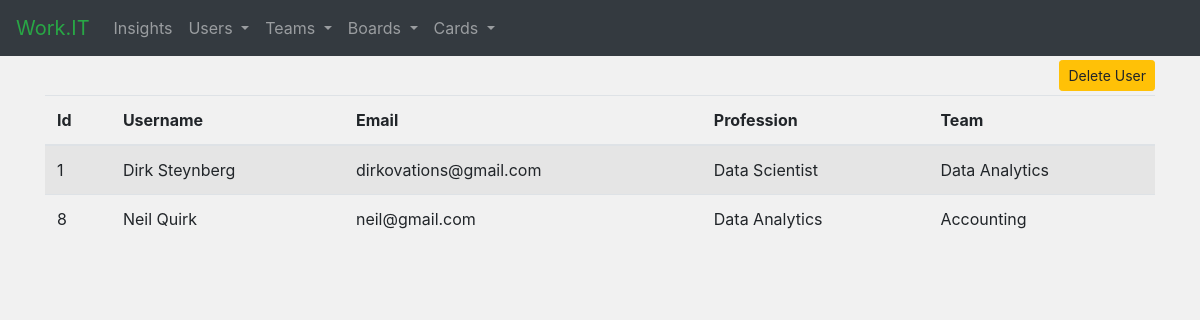
The app's page /user_list, older data.
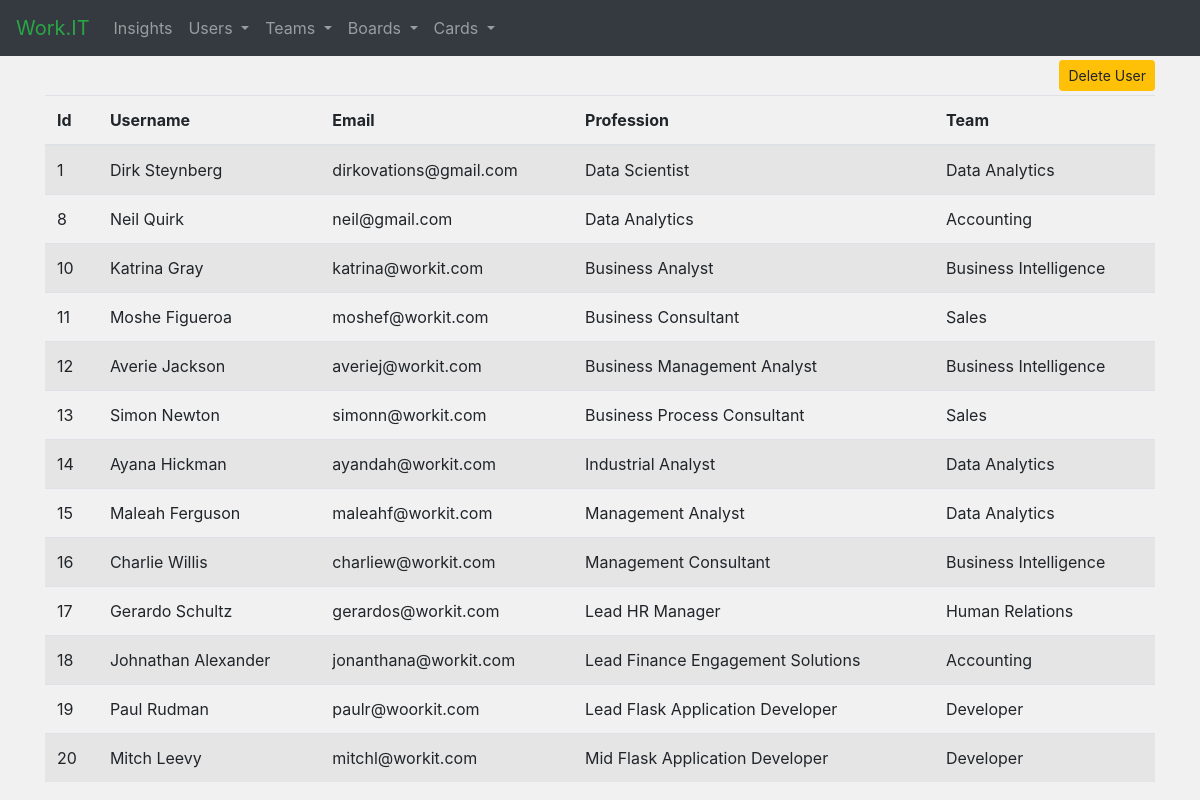
The same page, newer data.
### tables this page shows
CREATE TABLE user(id INTEGER PRIMARY KEY AUTOINCREMENT,name TEXT,email TEXT,title TEXT,card TEXT,team TEXT,profile BLOB);

### app.py (the view)
@app.route('/user_list')
def user_list():
    users = get_users()
    teams = get_teams()
    return render_template('user_list.html', users=users, teams=teams)

### scripts.py (called while the page is built)
def get_teams():
    con_teams = sqlite3.connect("database.db")
    con_teams.row_factory = sqlite3.Row
    cur = con_teams.cursor()
    cur.execute("SELECT * FROM team")
    teams = cur.fetchall()
    con_teams.close()
    return teams

def get_users():
    con_users = sqlite3.connect("database.db")
    con_users.row_factory = sqlite3.Row
    cur = con_users.cursor()
    cur.execute("SELECT * FROM user")
    users = cur.fetchall()
    con_users.close()
    return users

### templates/user_list.html (shortened to what this page needs)
{% extends "base.html" %}
{% block head %}
    {{ super() }}
{% endblock %}
{% block content %}
    <div class="text-right mt-1 mb-1">
        <button type="button" class="btn btn-warning btn-sm" data-toggle="modal" data-target="#delete-user">
            Delete User
        </button>
    </div>
    <table class="table table-striped" id="name-list">
        <thead>
        <tr>
            <th>Id</th>
            <th>Username</th>
            <th>Email</th>
            <th>Profession</th>
            <th>Team</th>
        </tr>
        </thead>
        <tbody>
        {% for user in users %}
            <tr>
                <td>{{ user['id'] }}</td>
                <td>{{ user['name'] }}</td>
                <td>{{ user['email'] }}</td>
                <td>{{ user['title'] }}</td>
                <td>{{ user['team'] }}</td>
            </tr>
        {% endfor %}
        </tbody>
    </table>
{% endblock %}

### templates/base.html (shortened to what this page needs)
<!doctype html>
<html>
<head>
    {% block head %}
        <link rel="stylesheet" href="https://maxcdn.bootstrapcdn.com/bootstrap/4.3.1/css/bootstrap.min.css">
        <link href="//maxcdn.bootstrapcdn.com/font-awesome/4.7.0/css/font-awesome.min.css" rel="stylesheet">
        <link rel="stylesheet" href="../static/insights.css">
    {% endblock %}
</head>
<body class="fade">
<nav class="navbar navbar-expand-sm bg-dark navbar-dark sticky-top">
    <a class="navbar-brand text-success" href="/">Work.IT</a>
    <ul class="navbar-nav">
        <li class="nav-item">
            <a class="nav-link" href="/">Insights</a>
        </li>
        <li class="nav-item dropdown">
            <a class="nav-link dropdown-toggle" href="#" id="users-group" data-toggle="dropdown">
                Users
            </a>
        </li>
        <li class="nav-item dropdown">
            <a class="nav-link dropdown-toggle" href="#" id="users-group" data-toggle="dropdown">
                Teams
            </a>
        </li>
        <li class="nav-item dropdown">
            <a class="nav-link dropdown-toggle" href="#" id="users-group" data-toggle="dropdown">
                Boards
            </a>
        </li>
        <li class="nav-item dropdown">
            <a class="nav-link dropdown-toggle" href="#" id="users-group" data-toggle="dropdown">
                Cards
            </a>
        </li>
    </ul>
</nav>
<div id="content" class="container">
    {% block content %}
    {% endblock %}
</div>
</body>
</html>

### static/insights.css (style rules this page uses)
body { opacity: 1; transition: 0.7s opacity; background-color: #f1f1f1; }

Row changes from the older to the newer data that the page shows:
added user: id "10", name "Katrina Gray", email "katrina@workit.com", title "Business Analyst", team "Business Intelligence"
added user: id "11", name "Moshe Figueroa", email "moshef@workit.com", title "Business Consultant", team "Sales"
added user: id "12", name "Averie Jackson", email "averiej@workit.com", title "Business Management Analyst", team "Business Intelligence"
added user: id "13", name "Simon Newton", email "simonn@workit.com", title "Business Process Consultant", team "Sales"
added user: id "14", name "Ayana Hickman", email "ayandah@workit.com", title "Industrial Analyst", team "Data Analytics"
added user: id "15", name "Maleah Ferguson", email "maleahf@workit.com", title "Management Analyst", team "Data Analytics"
added user: id "16", name "Charlie Willis", email "charliew@workit.com", title "Management Consultant", team "Business Intelligence"
added user: id "17", name "Gerardo Schultz", email "gerardos@workit.com", title "Lead HR Manager", team "Human Relations"
added user: id "18", name "Johnathan Alexander", email "jonanthana@workit.com", title "Lead Finance Engagement Solutions", team "Accounting"
added user: id "19", name "Paul Rudman", email "paulr@woorkit.com", title "Lead Flask Application Developer", team "Developer"
added user: id "20", name "Mitch Leevy", email "mitchl@workit.com", title "Mid Flask Application Developer", team "Developer"
